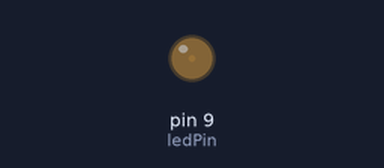
Recording of a sketch running on a simulated Arduino Uno, built with avr-gcc and run on an emulated ATmega328P. On the bench: output pins drawn as LEDs (lit = HIGH). What the sketch prints to the serial monitor is not drawn.

Above: at 0.05 s.
At 2.55 s:
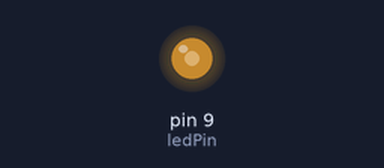
At 3.85 s:
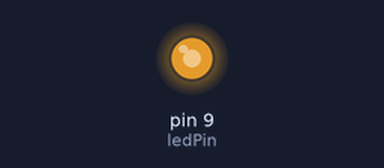
At 7.7 s:
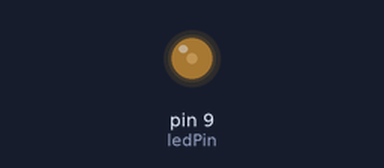
Timing chart, 0 to 11.7 s (numbered marks = the images above):
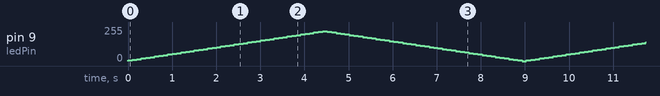

The sketch:

LED_Fade.ino
```cpp
int ledPin = 9;    // LED connected to digital pin 9
int fadeValue = 0; // fadeValue is set to 0

void setup() {
Serial.begin(9600);
}

void loop() {

  while (fadeValue != 225) { // until the fadeValue reaches 225 the loop will run
    fadeValue += 5; // as long as fadeValue is not 225 it will increase the value by 10
    analogWrite(ledPin, fadeValue); // each time the loop runs, it will update the brightness of the LED
    Serial.print('LED Brightness: ');
    Serial.print(fadeValue); // It will print the fadeValue in the serial monitor
    delay(100);

  }

  while (fadeValue != 0) { // until the fadeValue reaches 0 the loop will run
    fadeValue -= 5; // as long as fadeValue is not 0 it will decrease the value by 10
    analogWrite(ledPin, fadeValue); // each time the loop runs, it will update the brightness of the LED
    Serial.print('LED Brightness: ');
    Serial.print(fadeValue); // It will print the fadeValue in the serial monitor
    delay(100);

  }
}
```
